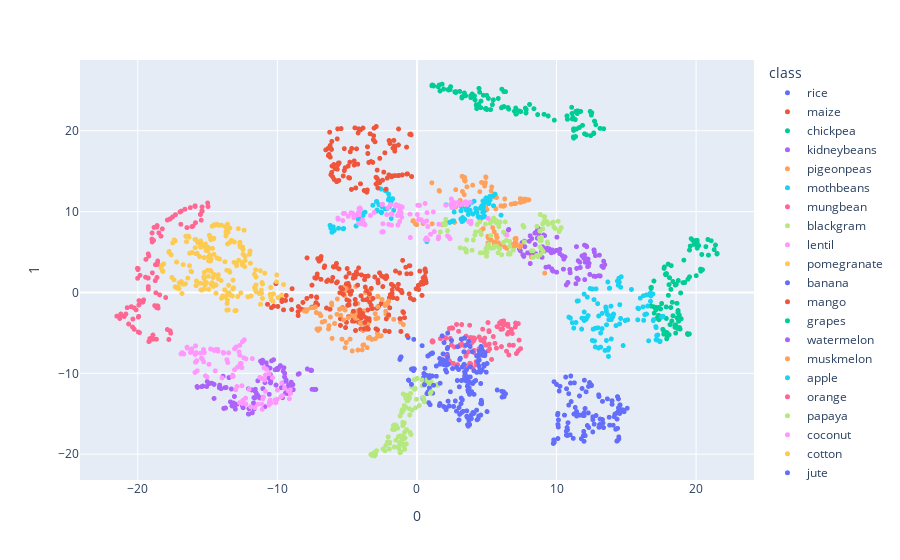

The notebook cell saved with this chart:
### Code cell
tsne = TSNE(n_components=3, random_state=0, perplexity=14)
projections_tsne = tsne.fit_transform(dataframe_escalado, )

fig = px.scatter(
    projections_tsne, x=0, y=1, #z=2,
    color=dataframe['label'], labels={'color': 'class'}
)
fig.update_traces(marker_size=5)
fig.show()
